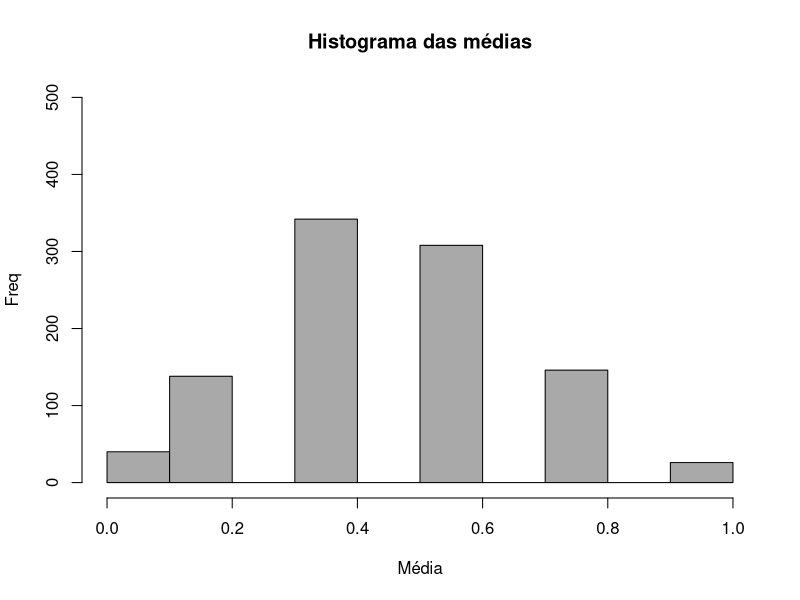
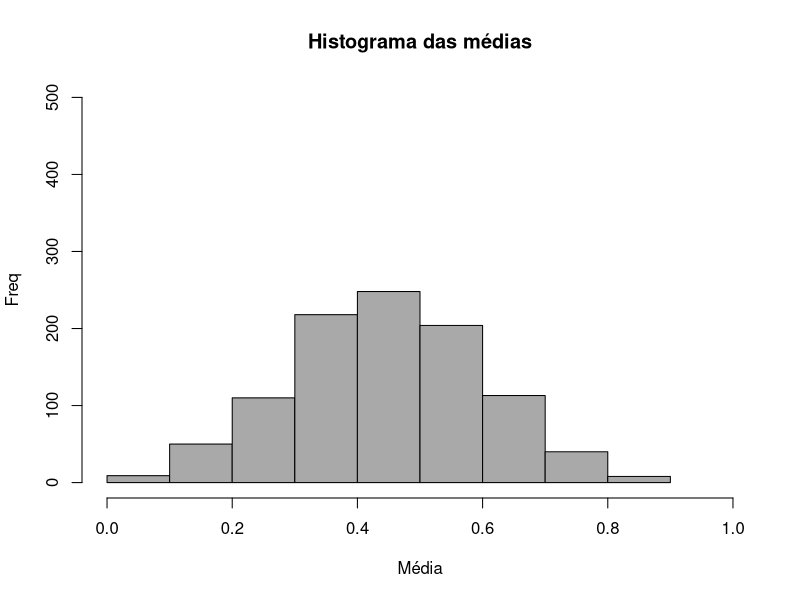
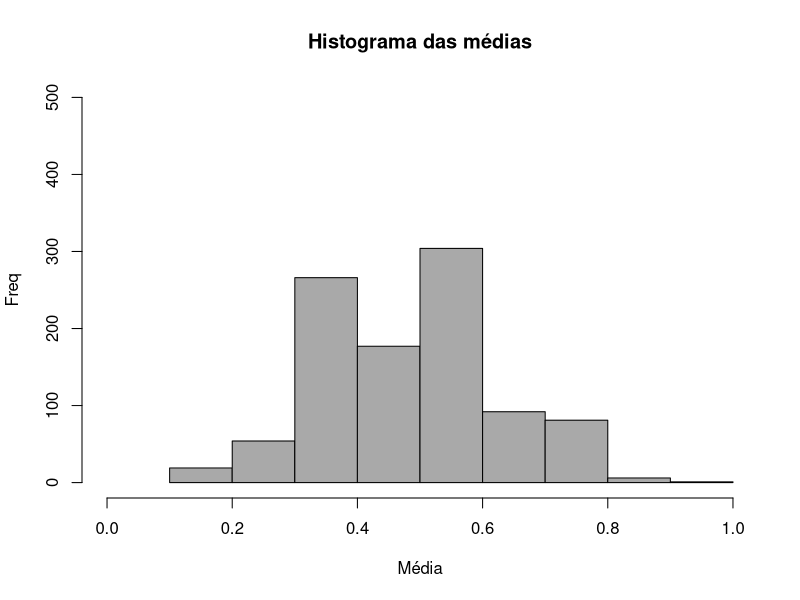
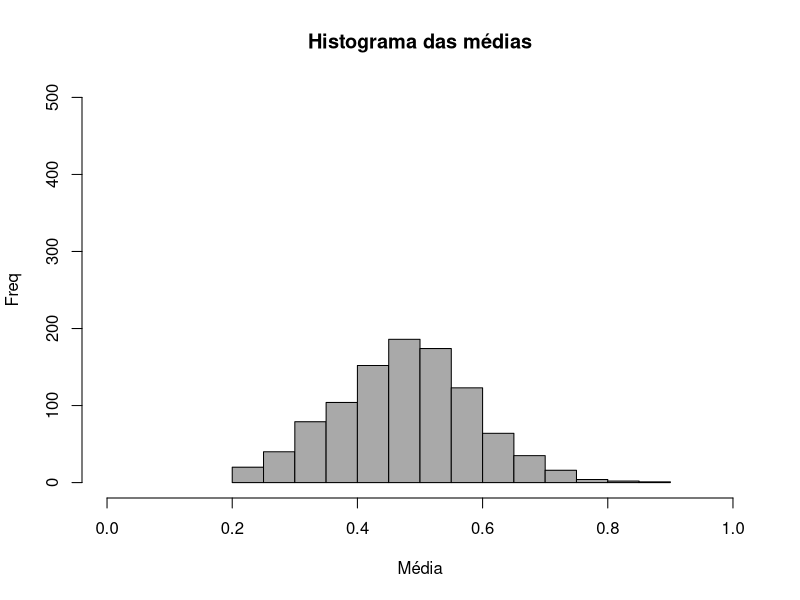
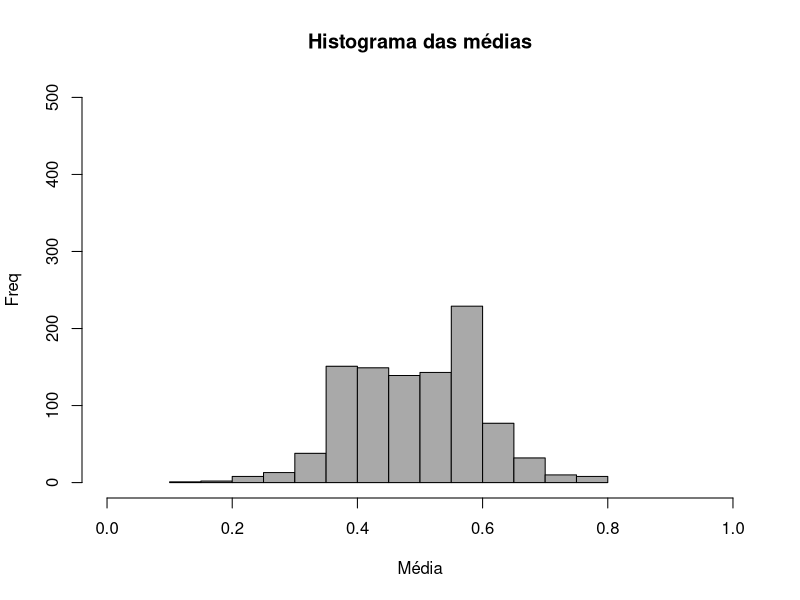
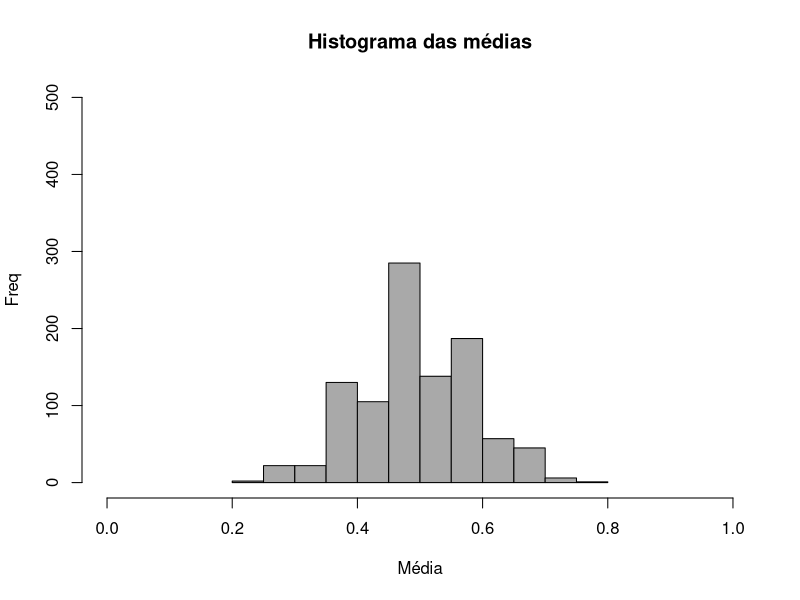
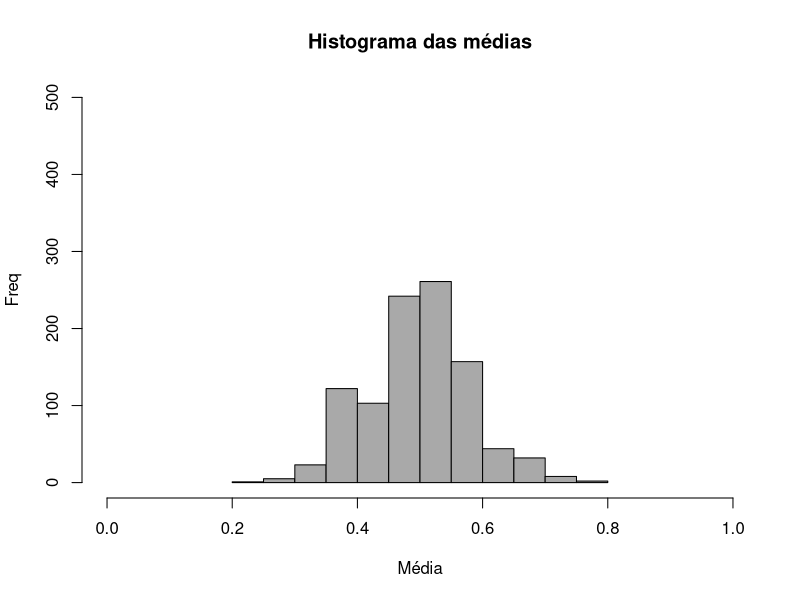
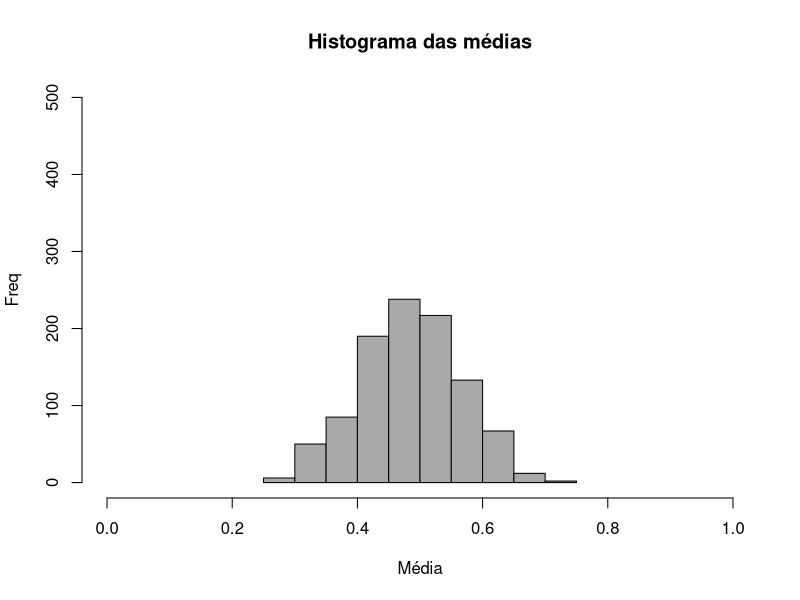

Write the R code that produced these figures, in order.
## ---- chunk 1
sampleSizes <- c(5, 10, 15, 20, 25, 30, 35, 40, 45, 50, 75, 100, 250, 500, 1000)
## ---- chunk 2
nSamples <- 1000
## ---- chunk 3
bernMeans <- NULL
bernVars <- NULL
plot_list <- NULL

for (size in sampleSizes){
  aux <- NULL
  for(i in 1:1000){
  aux <- c(aux, mean(rbinom(size, 1, 0.5)))
  }
  print(c("Tamanho da amostra:", size))
  plot_list <- c(plot_list, hist(aux, main = "Histograma das médias", xlab = "Média", ylab = "Freq", xlim = c(0,1), ylim = c(0,500), col = "darkgrey"))
  bernMeans <- c(bernMeans, mean(aux))
  bernVars  <- c(bernVars, var(aux))
}  
bernMeans 
bernVars

## ---- chunk 4
bernMeans <- NULL
bernVars <- NULL
plot_list <- NULL

for (size in sampleSizes){
  aux <- NULL
  for(i in 1:1000){
  aux <- c(aux, mean(rbinom(size, 1, 0.7)))
  }
  print(c("Tamanho da amostra:", size))
  plot_list <- c(plot_list, hist(aux, main = "Histograma das médias", xlab = "Média", ylab = "Freq", xlim = c(0,1), ylim = c(0,500), col = "darkgrey"))
  bernMeans <- c(bernMeans, mean(aux))
  bernVars  <- c(bernVars, var(aux))
}  
bernMeans 
bernVars
